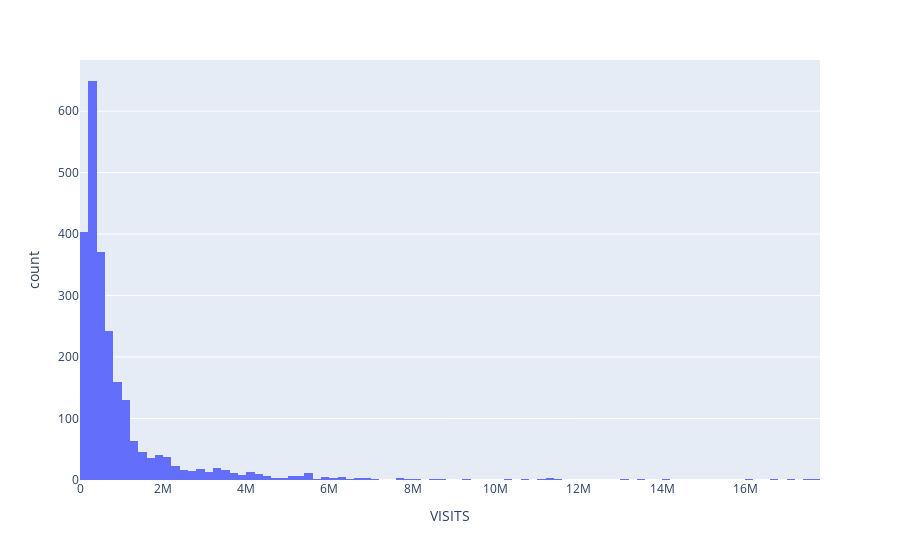

Notebook code for this chart:
### Markdown cell above
### 2.6.a Checking 

Then take a look again at the Visits histogram, this time with just visits from library systems that serve cities.  

It is an improvement, but still quite skewed.

### Code cell
fig = px.histogram(plds_city, x="VISITS")
fig.show()

### Figure 1 — Plotly figure (JSON) as saved in the notebook; plotly's stock layout.template omitted (floating-point values rounded to 4 significant figures; data arrays with more than 128 entries replaced by an {"elided": "..."} marker saying what was removed)
{"data": [{"alignmentgroup": "True", "bingroup": "x", "hovertemplate": "VISITS=%{x}<br>count=%{y}<extra></extra>", "legendgroup": "", "marker": {"color": "#636efa", "pattern": {"shape": ""}}, "name": "", "offsetgroup": "", "orientation": "v", "showlegend": false, "type": "histogram", "x": {"elided": "2430 int values"}, "xaxis": "x", "yaxis": "y"}], "layout": {"barmode": "relative", "legend": {"tracegroupgap": 0}, "margin": {"t": 60}, "xaxis": {"anchor": "y", "domain": [0, 1], "title": {"text": "VISITS"}}, "yaxis": {"anchor": "x", "domain": [0, 1], "title": {"text": "count"}}}}
